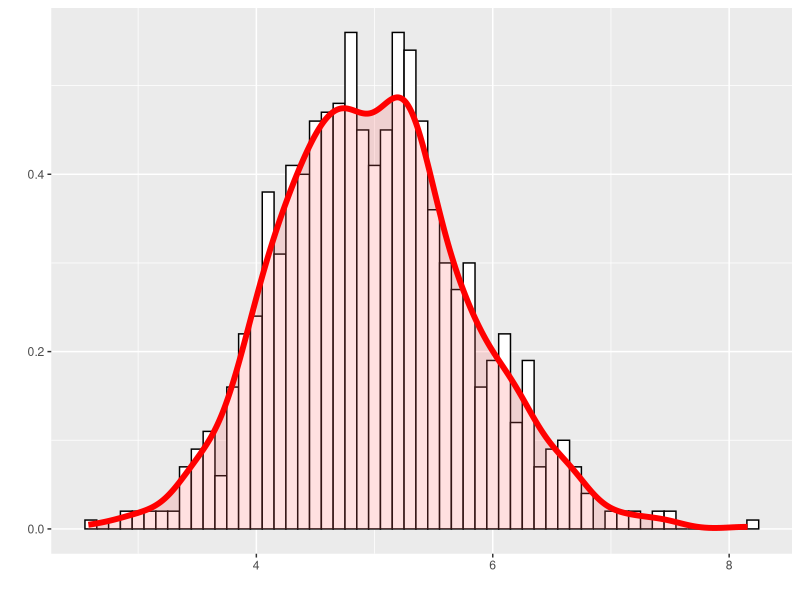
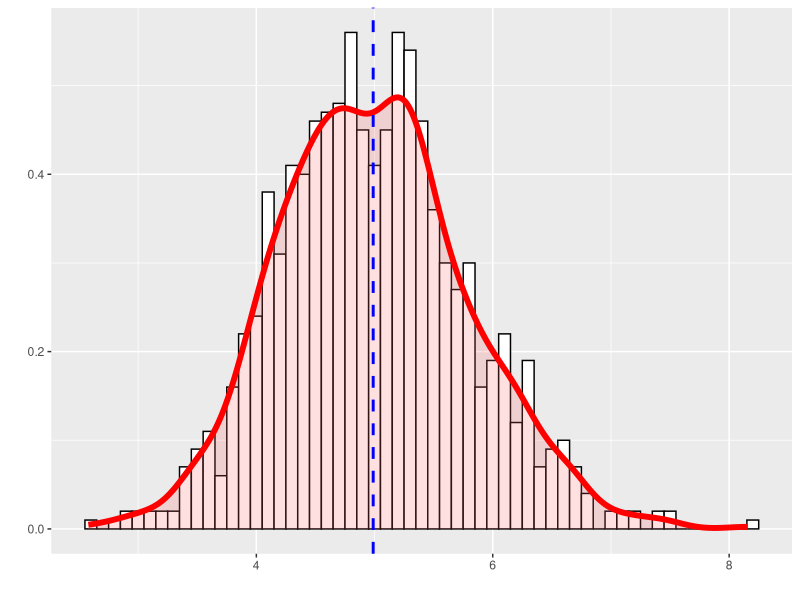

Reproduce these figures in R, in order.
## ---- chunk 1
number_of_simulations <- 1000
sample_size <- 40
lambda <- 0.2

exp_means <- NULL
for (i in 1:number_of_simulations) exp_means = c(exp_means, mean(rexp(sample_size, rate = lambda)))
head(exp_means)
## ---- chunk 2
library(ggplot2)

data_frame <- data.frame(exp_means)

ggplot(data_frame, aes(x = exp_means)) + 
geom_histogram(aes(y = ..density..), binwidth=.1, colour="black", fill="white") + 
geom_density(size = 2, color = "red", alpha=.2, fill="#FF6666") + 
labs(x = '') + labs(y = '')
## ---- chunk 3
theoretical_mean <- 1 / lambda
theoretical_mean
## ---- chunk 4
sample_mean <- mean(exp_means)
sample_mean
## ---- chunk 5
abs(theoretical_mean - sample_mean)
## ---- chunk 6
ggplot(data_frame, aes(x = exp_means)) + 
geom_histogram(aes(y = ..density..), binwidth=.1, colour="black", fill="white") + 
geom_density(size = 2, color = "red", alpha=.2, fill="#FF6666") + 
geom_vline(aes(xintercept = sample_mean), color = "blue", linetype = "dashed", size = 1) +
labs(x = '') + labs(y = '')
